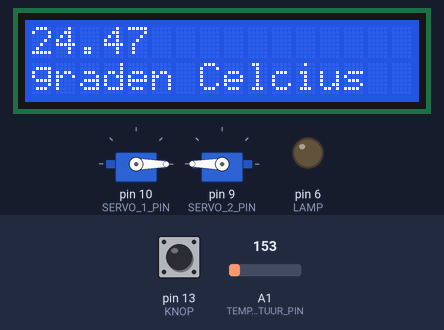
Bench run of a sketch on a simulated Arduino Uno, built with avr-gcc and run on an emulated ATmega328P. Shown: 16×2 character LCD, 2 × servo, output pins drawn as LEDs (lit = HIGH). The inputs (shaded band) are chosen by the test bench; at power-on: pin 13 (KNOP) LOW, A1 (TEMPERATUUR_PIN) = 153.

Above: at 1.2 s.
1.3 s: pin 13 (KNOP) pulled HIGH for 1 s
At 3.4 s:
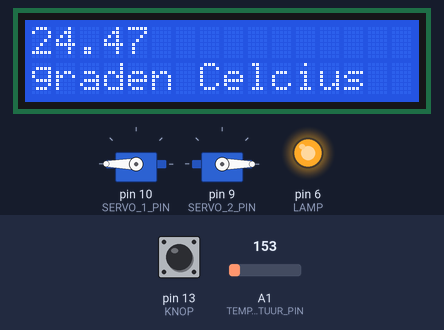
3.8 s: pin 13 (KNOP) pulled HIGH for 0.15 s
At 3.92 s:
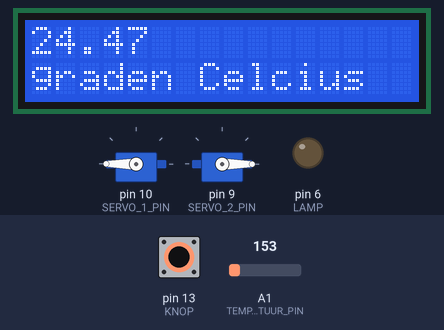
5.5 s: A1 (TEMPERATUUR_PIN) set to 165
At 5.9 s:
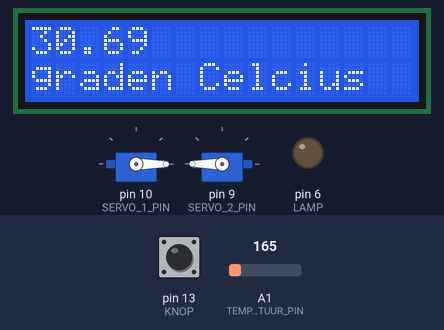
7.0 s: pin 13 (KNOP) pulled HIGH for 3.2 s
At 10.9 s:
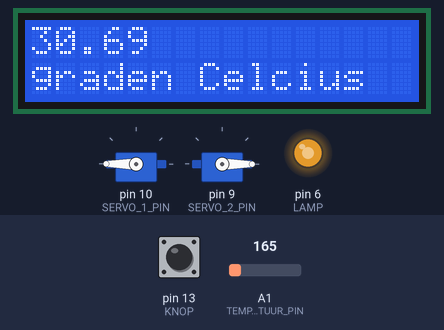
11.7 s: A1 (TEMPERATUUR_PIN) set to 175
At 12.1 s:
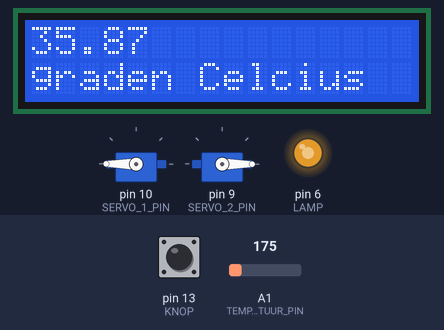
13.2 s: A1 (TEMPERATUUR_PIN) set to 191
At 14.3 s:
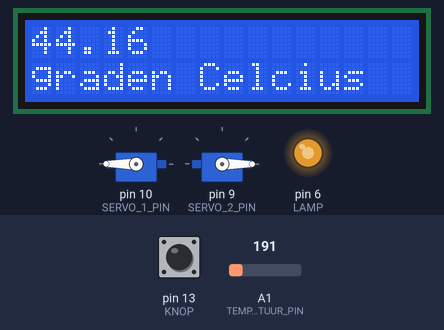
Timing chart, 0 to 15.7 s (numbered marks = the images above; inputs shaded):
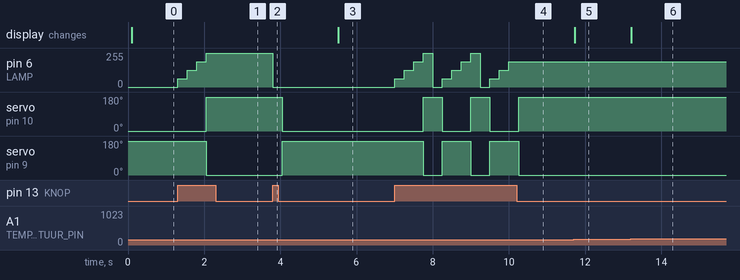

The sketch:

Metis-CC-smarthome-Arduino.ino
```cpp
//include downloads in het .vscode folder gaan niet kloppen op andere pc's
#include <Servo.h>
#include <LiquidCrystal.h>

// initialize the library by associating any needed LCD interface pin
// with the arduino pin number it is connected to
const int rs = 12, en = 11, d4 = 5, d5 = 4, d6 = 3, d7 = 2;
LiquidCrystal lcd(rs, en, d4, d5, d6, d7);

const int TEMPERATUUR_PIN = A1;
const int LAMP = 6;
const int KNOP = 13;
const int SERVO_1_PIN = 10;
const int SERVO_2_PIN = 9;
Servo servo_1;
Servo servo_2;


float temps = 0.0;
int stand = 0;

void setup() {
  // set up the LCD's number of columns and rows:
  lcd.begin(16, 2);
  Serial.begin(9600);
  pinMode(KNOP, INPUT);
  pinMode(LAMP, OUTPUT);
  servo_1.attach(SERVO_1_PIN);
  servo_2.attach(SERVO_2_PIN);
}

void loop() {
  //altijd lamp input checken en de lamp aan/uitzetten
  stand = lampje();
  if (stand == 3 || stand == 4){
    servo_1.write(180);
    servo_2.write(0);
  } else {
    servo_1.write(0);
    servo_2.write(180);
  }
    analogWrite(LAMP, map(stand, 0, 4, 0, 255));


  unsigned long printtijd = millis();
  temperatuur(printtijd);
}

int lampje(){
  if(digitalRead(KNOP) == HIGH){
      stand += 1;
      if (stand > 4){
        stand = 0;
      }
    analogWrite(LAMP, map(stand, 0, 4, 0, 255));
    delay(250);
  }
  analogWrite(LAMP, map(stand, 0, 4, 0, 255));
  return stand;
}

long temperatuur(unsigned long afgelopen_printtijd){
  //check zonder delay() of er genoeg tijd voorbij is zodat het scherm niet spastisch doet
  // al zouden we delay() doen moest je knopje ingedrukt houden...
  // ik heb geen idee hoe delay van 0l werkt maar oke
  if ((millis()- afgelopen_printtijd) > 0l ){
    int Temp = analogRead(TEMPERATUUR_PIN);
    float volts = (Temp / 965.0) * 5;
    float celcius = (volts - 0.5) * 100;

    lcd.home();
    lcd.print(celcius-4.8);
    lcd.setCursor(0,2);
    lcd.print("graden Celcius");
    unsigned long printtijd = millis();
    return printtijd;
  }
}
```

Measured:
- after the input at 1.3 s, pin 6 (LAMP): 0/255 → 63/255 at once, → 127/255 0.25 s later, → 191/255 0.25 s later, → 255/255 0.25 s later; servo on pin 10 (SERVO_1_PIN): 0° → 180° after 0.75 s; servo on pin 9 (SERVO_2_PIN): 180° → 0° after 0.75 s
- after the input at 3.8 s, pin 6 (LAMP): 255/255 → 0/255 at once; servo on pin 10 (SERVO_1_PIN): 180° → 0° after 0.25 s; servo on pin 9 (SERVO_2_PIN): 0° → 180° after 0.25 s
- after the input at 5.5 s, the display: changes at once (image 3)
- after the input at 7.0 s, pin 6 (LAMP): 0/255 → 63/255 at once, then repeats every 1.3 s: 127/255 0.25 s, 191/255 0.25 s, 255/255 0.25 s, 0/255 0.25 s, 63/255 0.25 s; servo on pin 10 (SERVO_1_PIN): alternates 180° for 0.50 s and 0° for 0.75 s, 5 changes in all, then stays 180°, starting after 0.75 s
- after the input at 11.7 s, the display: changes at once (image 5)
- after the input at 13.2 s, the display: changes at once (image 6)
